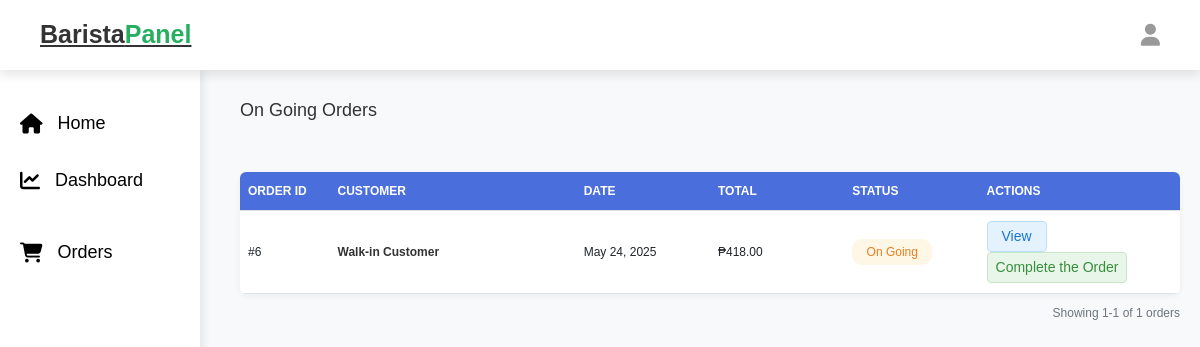
Before: /barista_ongoing_order.php (signed in) with the older database file.
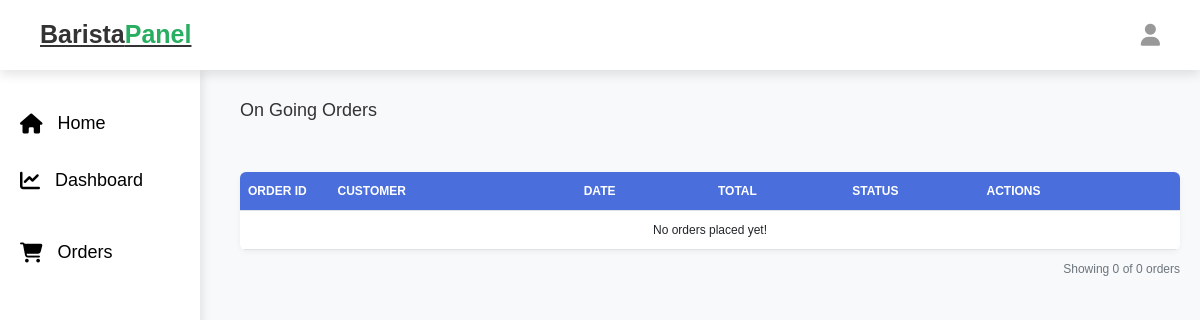
After: the same page with the newer database file.
### tables this page shows
CREATE TABLE `orders` (
  `id` int NOT NULL,
  `user_id` int NOT NULL,
  `name` varchar(100) NOT NULL,
  `number` varchar(12) NOT NULL,
  `email` varchar(100) NOT NULL,
  `method` varchar(50) NOT NULL,
  `address` varchar(500) NOT NULL,
  `payment_status` varchar(20) NOT NULL DEFAULT 'on Queue',
  `cashier` text,
  `receipt` varchar(255) DEFAULT NULL,
  `barista` text,
  `type` enum('coffee','online') NOT NULL DEFAULT 'coffee',
  `placed_on` timestamp NOT NULL DEFAULT CURRENT_TIMESTAMP ON UPDATE CURRENT_TIMESTAMP
);

### barista_ongoing_order.php (the view, shortened to what the changed rows need)
<?php
@include 'config.php';
$cashier_name = $_SESSION['barista_name'] ?? 'Unknown';
$select_orders = $conn->prepare("
    SELECT
        o.id AS order_id,
        o.name,
        o.email,
        o.placed_on,
        o.payment_status,
        o.type,
        GROUP_CONCAT(op.product_id) AS product_ids,
        (SELECT SUM(op2.subtotal) FROM `order_products` op2 WHERE op2.order_id = o.id) AS total_price
    FROM `orders` o
    LEFT JOIN `order_products` op ON o.id = op.order_id
    WHERE o.payment_status = ?  AND o.barista = ?  AND o.type = 'coffee'
    GROUP BY o.id
");
$select_orders->execute(['on Going', $cashier_name]);
$orders = $select_orders->fetchAll(PDO::FETCH_ASSOC);
$formatted_orders = [];
foreach ($orders as $order) {
    $formatted_orders[] = [
        'order_id' => $order['order_id'],
        'name' => htmlspecialchars($order['name']),
        'email' => htmlspecialchars($order['email']),
        'placed_on' => date('M d, Y', strtotime($order['placed_on'])),
        'payment_status' => htmlspecialchars($order['payment_status']),
        'total_price' => number_format($order['total_price'], 2),
        'products' => array_filter(array_map(function ($product_id) use ($conn, $order) {
            $select_product = $conn->prepare("SELECT * FROM `products` WHERE id = ?");
            $select_product->execute([$product_id]);
            $product = $select_product->fetch(PDO::FETCH_ASSOC);
            $select_order_product = $conn->prepare("SELECT * FROM `order_products` WHERE order_id = ? AND product_id = ?");
            $select_order_product->execute([$order['order_id'], $product_id]);
            $order_product = $select_order_product->fetch(PDO::FETCH_ASSOC);
            $product['quantity'] = $order_product['quantity'];
            $product['subtotal'] = $order_product['subtotal'];
            return [
                'id' => $product['id'],
                'name' => htmlspecialchars($product['name'] ?? '', ENT_QUOTES, 'UTF-8'),
                'quantity' => htmlspecialchars($product['quantity'] ?? '0', ENT_QUOTES, 'UTF-8'),
                'price' => number_format($product['price'] ?? 0, 2),
                'subtotal' => number_format($product['subtotal'] ?? 0, 2),
                'cup_sizes' => json_decode($order_product['cup_sizes'] ?? '[]', true) ?: [],
                'ingredients' => array_map(function ($ingredient) {
                    return [
                        'name' => htmlspecialchars($ingredient['name'] ?? '', ENT_QUOTES, 'UTF-8'),
                        'level' => htmlspecialchars($ingredient['level'] ?? '', ENT_QUOTES, 'UTF-8')
                    ];
                }, json_decode($order_product['ingredients'] ?? '[]', true) ?: []),
                'add_ons' => array_map(function ($addOn) {
                    return [
                        'name' => htmlspecialchars($addOn['name'] ?? '', ENT_QUOTES, 'UTF-8'),
                        'price' => number_format($addOn['price'] ?? 0, 2)
                    ];
                }, json_decode($order_product['add_ons'] ?? '[]', true) ?: []),
            ];
        }, explode(',', $order['product_ids'])))
    ];
}
$orders = $formatted_orders;
?>
<!DOCTYPE html>
<html lang="en">
<head>
    <link rel="stylesheet" href="https://cdnjs.cloudflare.com/ajax/libs/font-awesome/6.1.1/css/all.min.css">
    <link rel="stylesheet" href="https://cdn.jsdelivr.net/npm/bootstrap@5.3.0/dist/css/bootstrap.min.css">
    <link rel="stylesheet" href="css/admin_style.css">
</head>
<body>
    <?php include 'barista_header.php'; ?>
    <div class="admin-container">
        <div class="d-flex justify-content-between align-items-center mb-3">
            <h2 class="mb-0" style="font-size: 18px;">On Going Orders</h2>
        </div>
        <div class="card">
            <div class="table-responsive">
                <table class="table table-hover">
                    <thead>
                        <tr>
                            <th style="width: 8%">ORDER ID</th>
                            <th style="width: 22%">CUSTOMER</th>
                            <th style="width: 12%">DATE</th>
                            <th style="width: 12%">TOTAL</th>
                            <th style="width: 12%">STATUS</th>
                            <th style="width: 18%">ACTIONS</th>
                        </tr>
                    </thead>
                    <tbody>
                        <?php if (!empty($orders)): ?>
                            <?php foreach ($orders as $order): ?>
                                <?php
                                $status_class = $order['payment_status'] == 'completed' ? 'status-completed' : 'status-pending';
                                $order_date = date('M d, Y', strtotime($order['placed_on']));
                                ?>
                                <tr data-id="<?= $order['order_id'] ?>" data-status="<?= $order['payment_status'] ?>"
                                    data-date="<?= date('Y-m-d', strtotime($order['placed_on'])) ?>">
                                    <td>#<?= $order['order_id'] ?></td>
                                    <td>
                                        <div class="fw-semibold" style="font-size: 12px;">
                                            <?= htmlspecialchars($order['name']) ?>
                                        </div>
                                    </td>
                                    <td><?= $order_date ?></td>
                                    <td>₱<?= number_format((float) str_replace(',', '', $order['total_price']), 2) ?></td>
                                    <td>
                                        <span class="status-badge <?= $status_class ?>">
                                            <?= ucfirst($order['payment_status']) ?>
                                        </span>
                                    </td>
                                    <td>
                                        <button class="action-btn btn-view" data-bs-toggle="modal"
                                            data-bs-target="#viewOrderModal-<?= $order['order_id'] ?>">
                                            View
                                        </button>
                                        <a href="barista_ongoing_order.php?order_id=<?= $order['order_id'] ?>"
                                            class="action-btn btn-update" style="text-decoration: none;">
                                            Complete the Order
                                        </a>
                                    </td>
                                </tr>
                            <?php endforeach; ?>
                        <?php else: ?>
                            <tr>
                                <td colspan="6" class="empty-orders">No orders placed yet!</td>
                            </tr>
                        <?php endif; ?>
                    </tbody>
                </table>
            </div>
        </div>
        <div class="pagination-info">
            Showing <?= !empty($orders) ? '1-' . count($orders) : '0' ?> of <?= count($orders) ?> orders
        </div>
    </div>
</body>
</html>

Changed rows visible on the page:
no longer on this page (row edited): orders: id "6", name "Walk-in Customer", order_date "May 24, 2025", total_price "418.00", payment_status "On Going"
Other visible differences:
count($orders): "1" → "0"
count($orders): "1" → (not shown)
text no longer shown: "1-"
text now shown: "No orders placed yet! 0"
